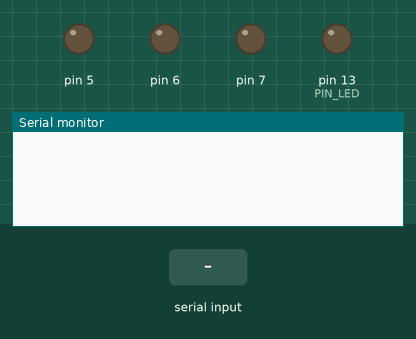
Recording of a program running on a simulated Arduino Mega 2560, built with avr-gcc and run on an emulated ATmega2560. Parts: output pins drawn as LEDs (lit = HIGH), the last lines printed to the serial monitor. The inputs (shaded band) are chosen by the test bench.

Above: at 1.2 s.
1.3 s: "90,45\n" received over the second serial link
At 2.3 s:
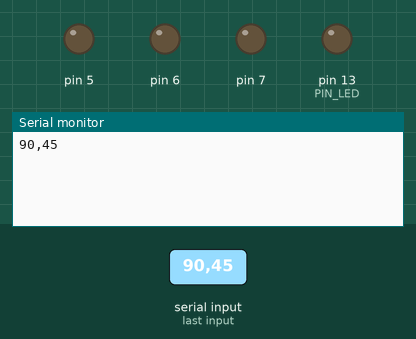
2.8 s: "4\n" received over the second serial link
At 3.5 s:
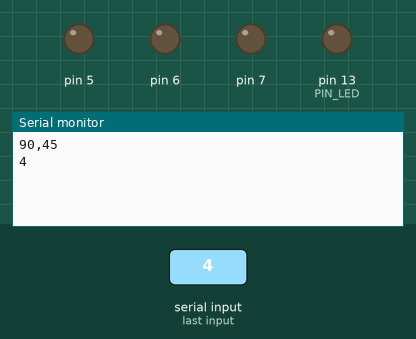
4.3 s: "Z90\n" received over the second serial link
At 5.8 s:
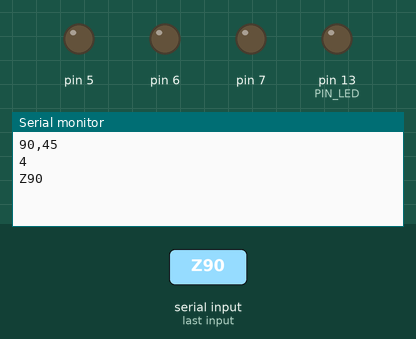

Measured:
- after the input at 1.3 s, the serial monitor: prints a new line at once (image 1)
- after the input at 2.8 s, the serial monitor: prints a new line at once (image 2)
- after the input at 4.3 s, the serial monitor: prints a new line at once (image 3)

The program:

main.cpp
```cpp
#include <Arduino.h>
#include <SoftwareSerial.h>
#include "LockZoneControl.h"

#define PIN_LED 13
#define PIN_BTN 45
#define PIN_BTN2 A2
#define print(s) Serial.print(s)
#define println(s) Serial.println(s)
#define debounce_btn 150

SoftwareSerial rs485(11,10);
// SoftwareSerial rs485(2,3);

void ReadWrite();
void DelmitMe();
void BtnLedTest();
void TypeSend();

TIMER btn_debouncer(debounce_btn);

enum MODES{MODE_MSG, MODE_CMD};
MODES mode=MODE_MSG;

enum ZONES{z1,z2,z3};
ZONES zone=z1;

_ZONE zones[2]{
    _ZONE{7,6,5},
    _ZONE{4,3,2}
};

void setup() {
    Serial.begin(9600);
    while(!Serial);
    Serial.setTimeout(200);
    // Serial.setTimeout(200);
    rs485.begin(9600);
    while(!rs485);
    // rs485.setTimeout(200);

    pinMode(PIN_LED, OUTPUT);
    digitalWrite(PIN_LED, LOW);

    pinMode(PIN_BTN, INPUT_PULLUP);
    pinMode(PIN_BTN2, INPUT_PULLUP);

    zones[z1].Init();
    zones[z1].LEDControl(0,0,0);
    println();
    btn_debouncer.Reset();
    btn_debouncer.Start();
}

void loop() {
    // zones[z1].Run(0,0,1,4,4);
    // DelmitMe();
    // BtnLedTest();
    // TypeSend();
    ReadWrite();
}

void ReadWrite(){
    if(rs485.available()) Serial.write(rs485.read());
    if(Serial.available()) rs485.write(Serial.read());
}
void TypeSend(){
    if(Serial.available()){
        char c = Serial.read();
        if(c=='\b') return;
        rs485.write(c);
        print(c);
    }
}
void BtnLedTest(){
    if(btn_debouncer.Done(true)){
        if(digitalRead(PIN_BTN)==LOW){
            rs485.write("b45\n");
            btn_debouncer.Reset();
            btn_debouncer.Start();
        }
        if(digitalRead(PIN_BTN2)==LOW){
            rs485.write("bA2\n");
            btn_debouncer.Reset();
            btn_debouncer.Start();
        }
    }
}

void DelmitMe(){
    String s;
    // if(Serial.available()){
    //     s=Serial.readStringUntil(KEY_TERMINATOR);
    if(rs485.available()){
        s=rs485.readStringUntil(KEY_TERMINATOR);
        if(s[0]==KEY_MSG){
            mode = MODE_MSG;
            s=s.substring(1);
        }
        else if(s[0]==KEY_CMD){
            mode = MODE_CMD;
            s=s.substring(1);
        }

        if(mode==MODE_MSG){
            println(s);
        }
        else if(mode==MODE_CMD){
            switch (s[0])
            {
            case 'Z':
                if(s[1]<'1' || s[1]>'3' || s[1]==zone+'0'+1) return;
                zone = static_cast<ZONES>(s[1]-'0'-1);
                println("Zone switch: "+String(zone+1));
                break;
            case 'L':   //LRGB;
                if(s.length()==4) zones[zone].LEDControl(s[1]-'0', s[2]-'0', s[3]-'0');
                break;
            case 'T':   //TRGB;
                if(s.length()==4) zones[zone].Tog(s[1]-'0', s[2]-'0', s[3]-'0');
                break;
            case 'X':   //X;
                if(s.length()==1) zones[zone].AllOff();
            default:
                break;
            }
        }
    }
}
```

LockZoneControl.h
```cpp
#pragma once
#include <Arduino.h>
#include "timer.h"

#define ACTIVE_HIGH     //comment out if active low
#define USING_PWM       //comment out if using digital signals

#ifdef USING_PWM
    #undef USING_PWM
    #define MAX_BRIGHTNESS 255
    #define MIN_BRIGHTNESS 0
    #define pinWrite(pin, state) analogWrite(pin, state)
    #define pinRead(pin) analogRead(pin)
#else
    #define MAX_BRIGHTNESS HIGH
    #define MIN_BRIGHTNESS LOW
    #define pinWrite(pin, state) digitalWrite(pin, state)
    #define pinRead(pin) digitalRead(pin)
#endif
#ifdef ACTIVE_HIGH
    #undef ACTIVE_HIGH
    #define ON MAX_BRIGHTNESS
    #define OFF MIN_BRIGHTNESS
    #define Brightness(x) int((MAX_BRIGHTNESS*x)/9)
#else
    #define ON MIN_BRIGHTNESS
    #define OFF MAX_BRIGHTNESS
    #define Brightness(x) int((MIN_BRIGHTNESS*x)/9)
#endif

#define KEY_MSG '$'
#define KEY_CMD '@'
#define KEY_NAN '~'
#define KEY_TERMINATOR ';'

#define B(x) Brightness(x)
#define strcontains(s, c) s.indexOf(c)<0 ? false:true

enum LED_COLOR{LED_RED, LED_GREEN, LED_BLUE};
/***********************************************************************************************
 * Class containing functions for each zone.
***********************************************************************************************/
class _ZONE{
    public:
        _ZONE(byte pin_r, byte pin_g, byte pin_b);
        bool Init();
        void LEDControl(byte r, byte g, byte b);
        void AllOff();
        void Tog(byte r, byte g, byte b);

        //handles flashing without blocking code. Run stop to reset
        //Mostly for testing. Don't actually use this with urcaps
        //have urcaps create thread that uses tog
        void Run(byte r, byte g, byte b, byte FlashOn=4, byte FlashOff=4);
        void Stop();
    private:
        TIMER timer;
        bool isRunning = false;

        byte pins_led[3];
        byte prev[3] = {0,0,0};
        byte curr[3] = {0,0,0};
};
```

timer.h
```cpp
#pragma once
#include <Arduino.h>

class TIMER{
    public:
        TIMER() : time_set(0) {}
        TIMER(unsigned long int msec) : time_set(msec+50){}
        void Reset();
        void Start();
        void Set(unsigned long int msec);
        bool Done(bool auto_reset=true);
        unsigned long int GetTimePassed_msec();
        float GetTimePassed_sec();
    private:
        unsigned long int time_start = 0;
        unsigned long int time_set = 0;
        bool reset = true;
};
```

LockZoneControl.cpp
```cpp
#include "LockZoneControl.h"

/***********************************************************************************************
 * @brief           Class handles leds for different zones
 * @param pin_r     pin for red
 * @param pin_g     pin for green
 * @param pin_b     pin for blue
***********************************************************************************************/
_ZONE::_ZONE(byte pin_r, byte pin_g, byte pin_b):
    pins_led{pin_r, pin_g, pin_b}{
}

/***********************************************************************************************
 * @brief           Initialize pins and sets all to off
***********************************************************************************************/
bool _ZONE::Init() {
    for(unsigned int i=0; i<sizeof(pins_led)/sizeof(pins_led[0]); i++) pinMode(pins_led[i], OUTPUT);
    AllOff();
    return true;
}

/***********************************************************************************************
 * @brief           True to turn on. False to turn off
 * @param r         0-9 red brightness
 * @param g         0-9 green brightness
 * @param b         0-9 blue brightness
***********************************************************************************************/
void _ZONE::LEDControl(byte r, byte g, byte b) {
    if(r>9) r=9;
    if(g>9) g=9;
    if(b>9) b=9;
    pinWrite(pins_led[0], B(r));
    pinWrite(pins_led[1], B(g));
    pinWrite(pins_led[2], B(b));
    prev[0]=curr[0];
    prev[1]=curr[1];
    prev[2]=curr[2];
    curr[0]=r;
    curr[1]=g;
    curr[2]=b;
}

/***********************************************************************************************
 * @brief           Turns all pins off
***********************************************************************************************/
void _ZONE::AllOff() {
    LEDControl(0,0,0);
}

/***********************************************************************************************
 * @brief           Toggles led based on led state.
 * @param r         0-9 red brightness
 * @param g         0-9 green brightness
 * @param b         0-9 blue brightness
***********************************************************************************************/
void _ZONE::Tog(byte r, byte g, byte b){
    LEDControl( curr[0]>prev[0]?prev[0]:r,
                curr[1]>prev[1]?prev[1]:g,
                curr[2]>prev[2]?prev[2]:b);
}

/***********************************************************************************************
 * @brief           Toggles led based on led state and delay.
 * @param r         0-9 red brightness
 * @param g         0-9 green brightness
 * @param b         0-9 blue brightness
 * @param FlashOn   0-9 How long led stays on. seconds=(1+FlashOn)*200. 4=1second.
 * @param FlashOff  0-9 How long led stays off. seconds=(1+FlashOn)*200. 4=1second.
***********************************************************************************************/
void _ZONE::Run(byte r, byte g, byte b, byte FlashOn, byte FlashOff){
    static bool flip;
    if(FlashOn>9) FlashOn=9;
    if(FlashOff>9) FlashOff=9;
    if(!isRunning){
        timer.Reset();
        timer.Start();
        AllOff();
        isRunning=true;
        flip=false;
    }
    timer.Set((unsigned long)(flip?(1+FlashOn)*200:(1+FlashOff)*200));
    if(timer.Done(true)){
        Tog(r,g,b);
        flip=!flip;
    }
}

void _ZONE::Stop(){
    isRunning = false;
}
```

timer.cpp
```cpp
#include "timer.h"

void TIMER::Reset(){
    reset = true;
}

void TIMER::Start(){
    time_start = millis();
}

void TIMER::Set(unsigned long int msec){
    time_set = msec+10;
}

bool TIMER::Done(bool auto_reset){
    if(reset){
        Start();
        reset = false;
        return false;
    }
    else if(millis() - time_start >= time_set){
        if(auto_reset) Reset();
        return true;
    }
    return false;
}

float TIMER::GetTimePassed_sec(){
    return (double)(millis() - time_start) / 1000;
}
unsigned long int TIMER::GetTimePassed_msec(){
    return (millis() - time_start);
}
```
